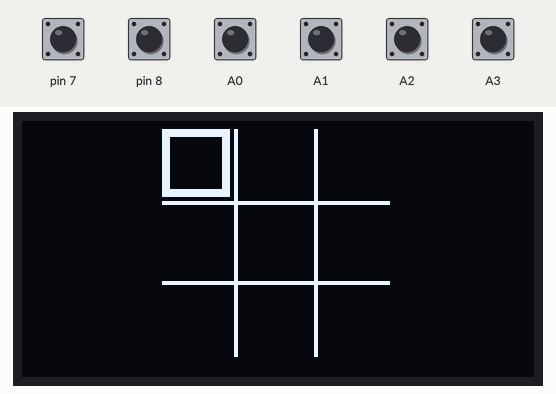
Simulated run of this sketch. Board: Arduino Uno, built with avr-gcc and run on an emulated ATmega328P. Shown: 128×64 one-colour display. The test bench sets the inputs (shaded band); at power-on: A0–3, pin 7, pin 8 HIGH.

Above: at 1.2 s.
1.3 s: pin 7 pulled LOW for 0.15 s
At 2.7 s:
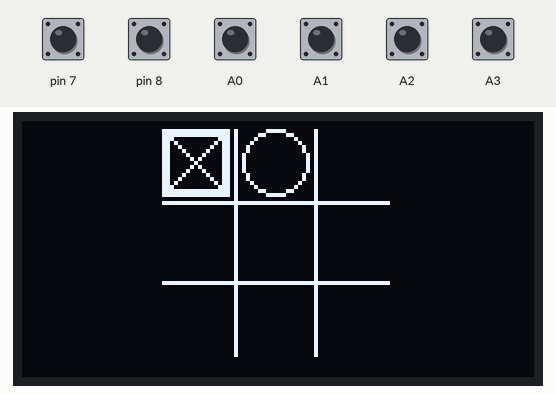
3.4 s: A0 pulled LOW for 0.15 s
At 4.2 s:
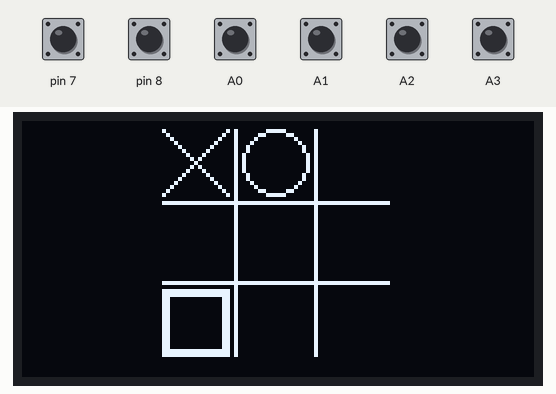
5.0 s: pin 8 pulled LOW for 0.15 s
At 5.4 s:
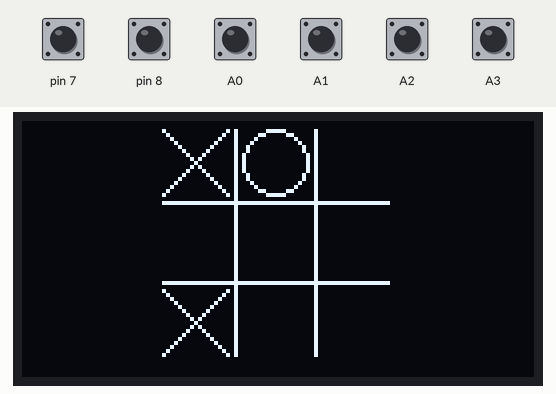
7.1 s: A1 pulled LOW for 0.15 s
At 7.6 s:
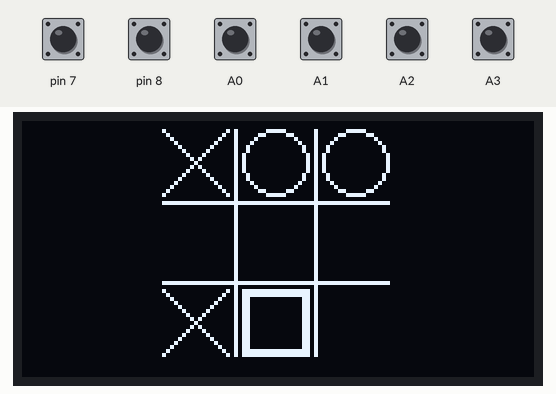
8.8 s: A3 pulled LOW for 0.15 s
At 10.1 s:
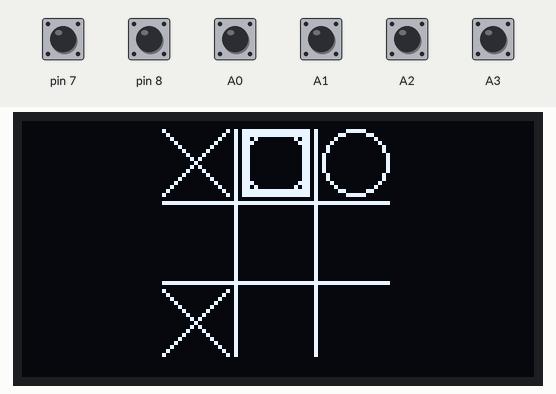
10.5 s: A2 pulled LOW for 0.15 s
At 11.4 s:
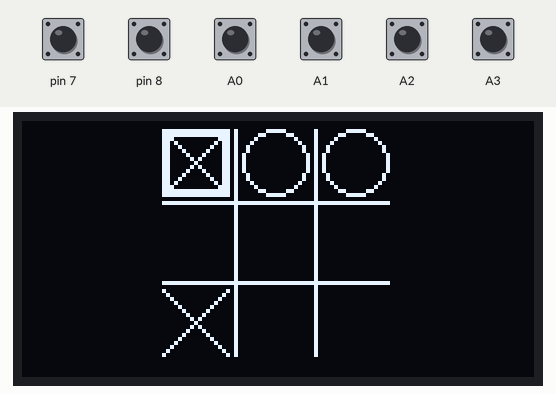
Timing chart, 0 to 13.2 s (numbered marks = the images above; inputs shaded):
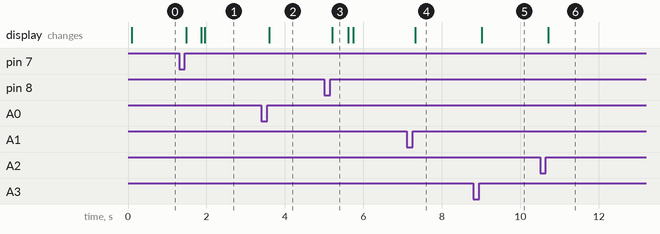

Measured:
- after the input at 1.3 s, the display: first changes after 0.19 s (image 1 shows a later state)
- after the input at 3.4 s, the display: changes after 0.20 s (image 2)
- after the input at 5.0 s, the display: changes after 0.20 s (image 3)
- after the input at 7.1 s, the display: changes after 0.22 s (image 4)
- after the input at 8.8 s, the display: changes after 0.22 s (image 5)
- after the input at 10.5 s, the display: changes after 0.22 s (image 6)
- what the display in image 3 shows lasts 0.4 s, from 5.2 s to 5.6 s

The sketch:

TicTacToeDe.ino
```cpp
/*

  TicTacToeDe.ino

*/

#include <Arduino.h>
#include <U8g2lib.h>


/*==============================================*/
/* Konstante Werte */

#define GITTER_X_OFFSET 35
#define GITTER_Y_OFFSET 2
#define ZELLE_BREITE 17
#define ZELLE_HOEHE 17
#define ZELLE_RAHMENBREITE 3

#define FELD_NICHT_BELEGT 0
#define FELD_MARKIERT_DURCH_SPIELER 1
#define FELD_MARKIERT_DURCH_COMPUTER 2

/*==============================================*/
/* Variablen */

/* U8g2 Graphics API, setup for ARDUBOY Production, Kickstarter Edition */
U8G2_SSD1306_128X64_NONAME_1_4W_HW_SPI u8g2(U8G2_R0, /* cs=*/ 12, /* dc=*/ 4, /* reset=*/ 6);

uint8_t cursor_position; 	/* Aktuelle Cursorposition die vom User ausgewählt wurde */
u8g2_uint_t zelle_x, zelle_y;	/* Berechnete Position einer Zelle (berechne_zell_position) */

int spielfeld[3][3];		/* Enthält die aktuelle Belegung mit x und o */
int gewinner;			/* Zeigt den gewinner an (wenn es einen gibt) */

/*==============================================*/
/* vorbelegung und spiel initalisierenalisierung */
void spiel_initalisieren(void)
{
  int x, y;

  gewinner = FELD_NICHT_BELEGT;
  for( y = 0; y < 3; y = y + 1 )
  {
    for( x = 0; x < 3; x = x + 1 )
    {
      spielfeld[y][x] = FELD_NICHT_BELEGT;
    }
  }
}


/*==============================================*/
/* Hilfsroutine */

/* berechne die Zell-Position, Ergebnis in zelle_x und zelle_y */
void berechne_zell_position(uint8_t x, uint8_t y )
{
  zelle_x = x;
  zelle_x*=ZELLE_BREITE+ZELLE_RAHMENBREITE;
  zelle_x+= GITTER_X_OFFSET;
  zelle_y = y;
  zelle_y *=ZELLE_HOEHE+ZELLE_RAHMENBREITE;
  zelle_y +=GITTER_Y_OFFSET;
}

/*==============================================*/
/* "game engine" */

void zeichne_gitter(void)
{
  u8g2_uint_t x, y;
  x = GITTER_X_OFFSET+ZELLE_BREITE;
  u8g2.drawVLine(x+1, GITTER_Y_OFFSET, ZELLE_HOEHE*3+ZELLE_RAHMENBREITE*2);
  x += ZELLE_BREITE+ZELLE_RAHMENBREITE;
  u8g2.drawVLine(x+1, GITTER_Y_OFFSET, ZELLE_HOEHE*3+ZELLE_RAHMENBREITE*2);

  y = GITTER_Y_OFFSET+ZELLE_HOEHE;
  u8g2.drawHLine(GITTER_X_OFFSET, y+1, ZELLE_BREITE*3+ZELLE_RAHMENBREITE*2);
  y += ZELLE_HOEHE+ZELLE_RAHMENBREITE;
  u8g2.drawHLine(GITTER_X_OFFSET, y+1, ZELLE_BREITE*3+ZELLE_RAHMENBREITE*2);
}

void zeichne_spielfeld(void)
{
  int x, y;
  for( y = 0; y < 3; y = y + 1 )
  {
    for( x = 0; x < 3; x = x + 1 )
    {
      if ( spielfeld[y][x] == FELD_NICHT_BELEGT )
      {
	  /* nichts anzeigen */
      }
      if ( spielfeld[y][x] == FELD_MARKIERT_DURCH_SPIELER )
      {
	berechne_zell_position(x, y);
	u8g2.drawLine(zelle_x, zelle_y, zelle_x+ZELLE_BREITE-1, zelle_y+ZELLE_HOEHE-1);
	u8g2.drawLine(zelle_x+ZELLE_BREITE-1, zelle_y, zelle_x, zelle_y+ZELLE_HOEHE-1);
      }
      if ( spielfeld[y][x] == FELD_MARKIERT_DURCH_COMPUTER )
      {
	berechne_zell_position(x, y);
	u8g2.drawCircle(zelle_x+ZELLE_BREITE/2, zelle_y+ZELLE_HOEHE/2, ZELLE_HOEHE/2);
      }
    }	/* for x */
  } /* for y */
}

void zeichne_gitter_und_spielfeld(void)
{
  zeichne_gitter();
  zeichne_spielfeld();
}

void zeige_spielfeld_an(void)
{
    u8g2.firstPage();
    do
    {
      yield();	// Arduino
      zeichne_gitter_und_spielfeld();
    } while ( u8g2.nextPage() );
}

/*==============================================*/
/* Benitzerschnittstelle (User Interface) */

/* Zeichne den Cursor für die Benutzereingabe */
void zeichne_cursor(void)
{
  u8g2_uint_t x, y;
  x = cursor_position % 3;
  y = cursor_position / 3;
  berechne_zell_position(x, y );
  u8g2.drawFrame(zelle_x, zelle_y, ZELLE_BREITE, ZELLE_HOEHE);
  u8g2.drawFrame(zelle_x+1, zelle_y+1, ZELLE_BREITE-2, ZELLE_HOEHE-2);
}

void zug_spieler(void)
{
  static uint8_t keycode = 0;
  int x;
  int y;
  int zaehler = 0;

  for(;;)   /* check valid entry */
  {
    for(;;)	/* cursor movement loop */
    {
      keycode = 0;
      u8g2.firstPage();
      do
      {
	zeichne_gitter_und_spielfeld();
	zeichne_cursor();
	if ( keycode == 0 )
	  keycode = u8g2.getMenuEvent();
      } while ( u8g2.nextPage() );

      while ( keycode == 0 )
      {
	yield();	// Arduino
	keycode = u8g2.getMenuEvent();
      }

      if ( keycode == U8X8_MSG_GPIO_MENU_DOWN )
      {
	cursor_position += 3;
	if ( cursor_position > 9 )
	  cursor_position -= 9;
      }

      if ( keycode == U8X8_MSG_GPIO_MENU_NEXT )
      {
	if ( cursor_position % 3 == 2 )
	  cursor_position-=2;
	else
	  cursor_position += 1;
      }

      if ( keycode == U8X8_MSG_GPIO_MENU_UP )
      {
	cursor_position -= 3;
	if ( cursor_position > 9 )
	  cursor_position += 9;
      }

      if ( keycode == U8X8_MSG_GPIO_MENU_PREV )
      {
	if ( cursor_position % 3 == 0 )
	  cursor_position+=2;
	else
	  cursor_position -= 1;
      }
      cursor_position = cursor_position % 9;

      if ( keycode == U8X8_MSG_GPIO_MENU_SELECT )
	break;
      if ( keycode == U8X8_MSG_GPIO_MENU_HOME )
	break;
    }

    y = cursor_position / 3;
    x = cursor_position % 3;

    if ( spielfeld[y][x] == FELD_NICHT_BELEGT )
    {
      spielfeld[y][x] = FELD_MARKIERT_DURCH_SPIELER ;
      return;
    }

    /*
    if ( zaehler > 3 )
    {
      printf("Du doedl, jetzt langts aber...\n");
      exit(1);
    }
    printf("Ahh, das feld ist schon belegt, nochmal...\n");
    zaehler = zaehler + 1;
    */
  }
}

/*==============================================*/
/* Künstliche Computer Intelligenz */

void zug_computer(void)
{
  int x, y;

  /* Sehr dumme AI: Nimm den nächsten freien Platz */

  for( y = 0; y < 3; y = y + 1 )
  {
    for( x = 0; x < 3; x = x + 1 )
    {
      if ( spielfeld[y][x] == FELD_NICHT_BELEGT )
      {
	spielfeld[y][x] = FELD_MARKIERT_DURCH_COMPUTER;
	return;
      }
    }
  }
}

/*==============================================*/
/* Spiel Zuende Prüfung */

/* gibt 1 zurück, wenn in der zeile überall markierung gesetzt ist */
int zeile_gewonnen(int y, int markierung)
{
  int x;
  for( x = 0; x < 3; x++ )
  {
    if ( spielfeld[y][x] !=  markierung )
      return 0;
  }
  return 1;
}

/* gibt 1 zurück, wenn in der zeile überall markierung gesetzt ist */
int spalte_gewonnen(int x, int markierung)
{
  int y;
  for( y = 0; y < 3; y++ )
  {
    if ( spielfeld[y][x] !=  markierung )
      return 0;
  }
  return 1;
}

int diagonale_gewonnen(int markierung)
{
  int i;

  for( i = 0; i < 3; i ++ )
  {
    if ( spielfeld[i][i] != markierung )
      return 0;
  }
  return 1;
}

int inverse_diagonale_gewonnen(int markierung)
{
  int i;

  for( i = 0; i < 3; i ++ )
  {
    if ( spielfeld[2-i][i] != markierung )
      return 0;
  }
  return 1;
}

int ist_das_spiel_zuende(void)
{
  int i, x, y;
  int ist_alles_voll;

  zeige_spielfeld_an();

  for( i = 0; i < 3; i ++ )
  {
    if ( zeile_gewonnen(i, FELD_MARKIERT_DURCH_SPIELER) )
      gewinner = FELD_MARKIERT_DURCH_SPIELER;
    if ( zeile_gewonnen(i, FELD_MARKIERT_DURCH_COMPUTER) )
      gewinner = FELD_MARKIERT_DURCH_COMPUTER;
    if ( spalte_gewonnen(i, FELD_MARKIERT_DURCH_SPIELER) )
      gewinner = FELD_MARKIERT_DURCH_SPIELER;
   if ( spalte_gewonnen(i, FELD_MARKIERT_DURCH_COMPUTER) )
      gewinner = FELD_MARKIERT_DURCH_COMPUTER;
  }
  if ( diagonale_gewonnen(FELD_MARKIERT_DURCH_SPIELER) )
      gewinner = FELD_MARKIERT_DURCH_SPIELER;
  if ( diagonale_gewonnen(FELD_MARKIERT_DURCH_COMPUTER) )
      gewinner = FELD_MARKIERT_DURCH_COMPUTER;

  if ( inverse_diagonale_gewonnen(FELD_MARKIERT_DURCH_SPIELER) )
      gewinner = FELD_MARKIERT_DURCH_SPIELER;
  if ( inverse_diagonale_gewonnen(FELD_MARKIERT_DURCH_COMPUTER) )
      gewinner = FELD_MARKIERT_DURCH_COMPUTER;

  if ( gewinner != FELD_NICHT_BELEGT )
    return 1;

  ist_alles_voll = 1;
  for( y = 0; y < 3; y = y + 1 )
  {
    for( x = 0; x < 3; x = x + 1 )
    {
      if ( spielfeld[y][x] == FELD_NICHT_BELEGT )
      {
	ist_alles_voll = 0;
      }
    }
  }


  if ( ist_alles_voll )
    return 1;

  return 0;
}

/*==============================================*/

void zeige_ergebnis_an(void)
{
  u8g2.setFont(u8g2_font_helvB12_tr);
  if ( gewinner == FELD_MARKIERT_DURCH_SPIELER )
    u8g2.userInterfaceMessage("Spieler", "gewinnt", "", " ok ");
  else if ( gewinner == FELD_MARKIERT_DURCH_COMPUTER )
    u8g2.userInterfaceMessage("Computer", "gewinnt", "", " ok ");
  else
    u8g2.userInterfaceMessage("", "Unentschieden", "", " ok ");
}

/*==============================================*/

void setup(void) 	// Arduino setup
{
  // Intialisierung für Arduboy (Production)
  u8g2.begin(/*Select=*/ 7, /*Right/Next=*/ A1, /*Left/Prev=*/ A2, /*Up=*/ A0, /*Down=*/ A3, /*Home/Cancel=*/ 8);
}

void loop(void) 		// Arduino loop
{
  spiel_initalisieren();
  zeige_spielfeld_an();
  for(;;)
  {
    zug_spieler();
    zeige_spielfeld_an();
    if ( ist_das_spiel_zuende() )
    {
      break;
    } /* if */
    delay(300);
    zug_computer();
    zeige_spielfeld_an();
    if ( ist_das_spiel_zuende() )
    {
      break;
    } /* if */

  } /* for */
  zeige_ergebnis_an();
}
```
